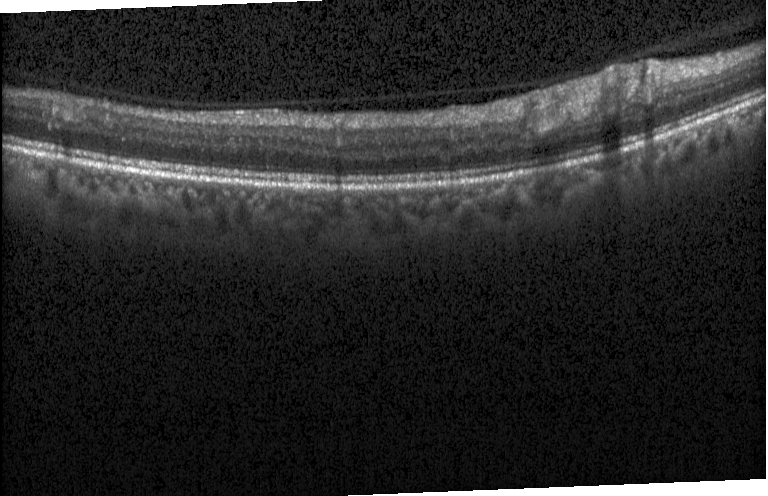
#> input picture data/slices/slice_00.png, 768 x 496 px; its folder holds only this picture in this run
$ python -i segmentation.py   (imports and definitions only)
#> lines starting #> are read from the running program, lines starting #| are printed output that depends on the picture
"""Graph-theoretic ILM segmentation for scans.

ILM = topmost retinal boundary with sharp dark-to-bright transition

model the image as a directed graph:
    nodes  = pixels (r, c)
    edges  = (r, c) -> (r', c+1) for r' in {r-1, r, r+1}
    weight = pixel cost at (r', c+1)

per pixel cost rewards strong dark-above / bright-below transitions
(the ILM signature) by inverting the vertical Sobel gradient.

the minimum cost path from any pixel in column 0 to any pixel in the last
column traces the ILM

"""
from __future__ import annotations

import heapq
import numpy as np
import cv2 as cv
from scipy.ndimage import gaussian_filter1d


def compute_cost_image(img: np.ndarray) -> np.ndarray:

    """
    per pixel traversal cost in [0, 1], low cost = strong ILM-like edge
    ILM -> pixel above is dark, pixel below is bright
    (retina) -> vertical gradient dI/dr is large and pos, reward by inverting norm gradient

    """
    img_f = img.astype(np.float64)
    sobel_y = cv.Sobel(img_f, cv.CV_64F, 0, 1, ksize=5)

    grad = sobel_y.copy()
    grad[grad < 0] = 0
    g_min, g_max = grad.min(), grad.max()
    grad = (grad - g_min) / (g_max - g_min + 1e-9)

    cost = 1.0 - grad
    return cost


def dijkstra_layer(cost: np.ndarray,
                   row_band: tuple[int, int] | None = None,
                   per_column_band: np.ndarray | None = None) -> np.ndarray:

    """
    shortest left -> right path through `cost` , returns row indices (W,)

    `row_band`: optional global (r_min, r_max) to restrict search
    `per_column_band`: optional (W, 2) array giving (r_min, r_max) per col
        override `row_band` when provided -> pixels outside the column band excluded from the search

    """

    H, W = cost.shape
    if per_column_band is not None:
        assert per_column_band.shape == (W, 2)
        col_lo = np.clip(per_column_band[:, 0], 0, H).astype(int)
        col_hi = np.clip(per_column_band[:, 1], 0, H).astype(int)
    else:
        if row_band is None:
            r_lo, r_hi = 0, H
        else:
            r_lo, r_hi = row_band
            r_lo = max(0, r_lo)
            r_hi = min(H, r_hi)
        col_lo = np.full(W, r_lo, dtype=int)
        col_hi = np.full(W, r_hi, dtype=int)

    INF = np.inf
    dist = np.full((H, W), INF)
    prev = np.full((H, W), -1, dtype=np.int32)

    heap: list[tuple[float, int, int]] = []
    for r in range(col_lo[0], col_hi[0]):
        dist[r, 0] = cost[r, 0]
        heapq.heappush(heap, (cost[r, 0], r, 0))

    while heap:
        d, r, c = heapq.heappop(heap)
        if d > dist[r, c]:
            continue
        if c == W - 1:
            continue
        nc = c + 1
        for dr in (-1, 0, 1):
            nr = r + dr
            if not (col_lo[nc] <= nr < col_hi[nc]):
                continue
            nd = d + cost[nr, nc]
            if nd < dist[nr, nc]:
                dist[nr, nc] = nd
                prev[nr, nc] = r
                heapq.heappush(heap, (nd, nr, nc))

    # end at lowest cost reached pixel in last col
    last = dist[:, W - 1].copy()
    if np.all(np.isinf(last)):
        return np.zeros(W, dtype=np.int32)
    end_r = int(np.argmin(last))
    boundary = np.zeros(W, dtype=np.int32)
    r = end_r
    for c in range(W - 1, -1, -1):
        boundary[c] = r
        if c > 0:
            r = int(prev[r, c])
    return boundary


# [13 lines left out: function estimate_row_band, not called in this run]


def _detect_top_artifact(img: np.ndarray) -> int:

    """

    return first row that contains real image

    exclude any bad cropping (white artifact of some sort top left in slices)

    """
    row_var = img.std(axis=1)

    # first row with variation
    above = row_var > 5
    if not above.any():
        return 0
    return int(np.argmax(above))


def column_ilm_prior(img: np.ndarray,
                     smooth_col: int = 21,
                     smooth_row: int = 41,
                     skip_buffer: int = 5) -> np.ndarray:

    """
    per colILM row estimate

    ILM first dark to bright, smooth each col and take first pos gradient peak/col (remove outliers) and interpolate

    """
    H, W = img.shape
    first_real = _detect_top_artifact(img)
    start = first_real + skip_buffer

    blurred = cv.GaussianBlur(img, (1, 2 * smooth_col + 1), 0).astype(float)
    grad_y = np.diff(blurred, axis=0)
    grad_y[grad_y < 0] = 0
    if start > 0:
        grad_y[:start] = 0   # ignore any artifact gradients above this row

    col_max = grad_y.max(axis=0)
    cand = np.full(W, np.nan)
    for c in range(W):
        if col_max[c] < 1.0:
            continue
        thr = 0.5 * col_max[c]
        idx = np.where(grad_y[:, c] >= thr)[0]
        if idx.size:
            cand[c] = idx[0]

    valid = ~np.isnan(cand)
    if valid.sum() < W * 0.1:
        return np.full(W, H // 4, dtype=float)

    # reject outliers vs global median
    med = np.nanmedian(cand)
    mad = np.nanmedian(np.abs(cand - med)) + 1.0
    cand[np.abs(cand - med) > 6 * mad] = np.nan

    xs = np.arange(W)
    valid = ~np.isnan(cand)
    if valid.sum() < 2:
        return np.full(W, med, dtype=float)
    interp = np.interp(xs, xs[valid], cand[valid])
    interp = gaussian_filter1d(interp, sigma=smooth_row / 3.0)
    return interp


def segment_ilm(img_preprocessed: np.ndarray,
                smooth_sigma: float = 3.0,
                use_prior: bool = True,
                prior_halfband: int = 25
                ) -> tuple[np.ndarray, np.ndarray]:
    """

    ILM segmentation

    strat:
        compute the perpixel cost image

        est. a per col ILM prior

        run Dijkstra restricted to ± `prior_halfband` pixels around the prior in each column (anchor to region)

        gaussian smooth resulting boundary

    return

        boundary (W,) int row indices, smoothed
        cost     (H, W) cost image used by Dijkstra

    """
    H, W = img_preprocessed.shape
    cost = compute_cost_image(img_preprocessed)

    if use_prior:
        prior = column_ilm_prior(img_preprocessed)
        col_band = np.stack([prior - prior_halfband,
                             prior + prior_halfband + 1], axis=1)
        boundary = dijkstra_layer(cost, per_column_band=col_band)
    else:
        boundary = dijkstra_layer(cost)

    boundary_smooth = gaussian_filter1d(boundary.astype(float),
                                        sigma=smooth_sigma)
    boundary_smooth = np.clip(np.rint(boundary_smooth), 0,
                              H - 1).astype(np.int32)
    return boundary_smooth, cost


def compute_cost_image_bright_to_dark(img: np.ndarray) -> np.ndarray:
    """

    cost image reward bright to dark vertical transitions

    mirror `compute_cost_image` for inverse boundaries (RPE)

    """
    img_f = img.astype(np.float64)
    sobel_y = cv.Sobel(img_f, cv.CV_64F, 0, 1, ksize=5)
    grad = -sobel_y               # negative gradient = bright above, dark below
    grad[grad < 0] = 0
    g_min, g_max = grad.min(), grad.max()
    grad = (grad - g_min) / (g_max - g_min + 1e-9)
    return 1.0 - grad


def segment_layer_below(img: np.ndarray,
                        upper_boundary: np.ndarray,
                        min_gap: int = 10,
                        max_gap: int = 200,
                        polarity: str = "dark_to_bright",
                        smooth_sigma: float = 3.0) -> np.ndarray:


    """

    segment one retinal layer lies below upper boundary

    args
        img:             preprocessed scan
        upper_boundary:  row indices (W,) of boundary above target
        min_gap:         min vert dist below upper boundary
        max_gap:         max vert dist below upper boundary
        polarity:        "dark_to_bright" or "bright_to_dark"
        smooth_sigma:    final Gaussian smoothing of the boundary

    search range per column is [upper(c)+min_gap, upper(c)+max_gap]

    """
    H, W = img.shape

    if polarity == "dark_to_bright":
        cost = compute_cost_image(img)
    elif polarity == "bright_to_dark":
        cost = compute_cost_image_bright_to_dark(img)
    else:
        raise ValueError(f"unknown polarity: {polarity}")

    col_band = np.zeros((W, 2), dtype=int)
    col_band[:, 0] = np.clip(upper_boundary + min_gap, 0, H - 1)
    col_band[:, 1] = np.clip(upper_boundary + max_gap, 1, H)

    # guarantee at least one valid row/col
    col_band[:, 1] = np.maximum(col_band[:, 1], col_band[:, 0] + 1)

    boundary = dijkstra_layer(cost, per_column_band=col_band)
    boundary = gaussian_filter1d(boundary.astype(float), sigma=smooth_sigma)
    boundary = np.clip(np.rint(boundary), 0, H - 1).astype(np.int32)
    return boundary


def segment_three_layers(img: np.ndarray) -> dict:

    """

    segment ILM, IS/OS and RPE/Choroid boundary

    retur dict {"ILM": ..., "IS_OS": ..., "RPE": ...}, each a (W,) row array -> use sequential Dijkstra with exclusion bands so that later boundaries cannot cross earlier ones

    """
    ilm, _ = segment_ilm(img)
    is_os = segment_layer_below(img, ilm,
                                min_gap=40, max_gap=130,
                                polarity="dark_to_bright")
    rpe = segment_layer_below(img, is_os,
                              min_gap=4, max_gap=40,
                              polarity="bright_to_dark")
    return {"ILM": ilm, "IS_OS": is_os, "RPE": rpe}


# [39 lines left out: functions boundary_to_mask, nan_boundary_to_mask, not called in this run]

>>> import cv2
>>> picture = cv2.imread('../data/slices/slice_00.png', cv2.IMREAD_GRAYSCALE)
#> picture is the input picture: shape (496, 768); min 0, max 255, mean 42.5
>>> result = segment_three_layers(picture)
#> in compute_cost_image, `g_min, g_max = grad.min(), grad.max()`: g_min = 0; g_max = 12202
#> in compute_cost_image, `cost = 1.0 - grad`:
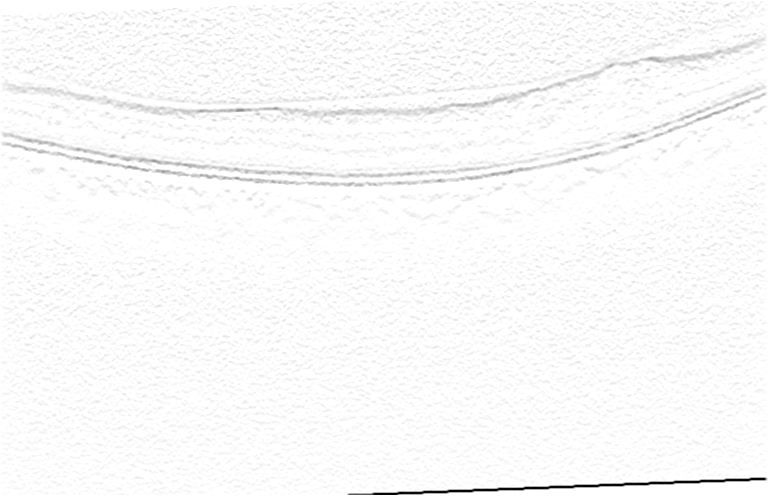
#> cost: shape (496, 768) float64; min 8.2e-14, max 1, mean 0.982
#> in _detect_top_artifact, `row_var = img.std(axis=1)`: row_var = 496 values, max 122.1 at index 493, min 13.97 at index 446, mean 27.29
#> in column_ilm_prior, `first_real = _detect_top_artifact(img)`: first_real = 0
#> in column_ilm_prior, `start = first_real + skip_buffer`: start = 5
#> in column_ilm_prior, `grad_y[grad_y < 0] = 0`:
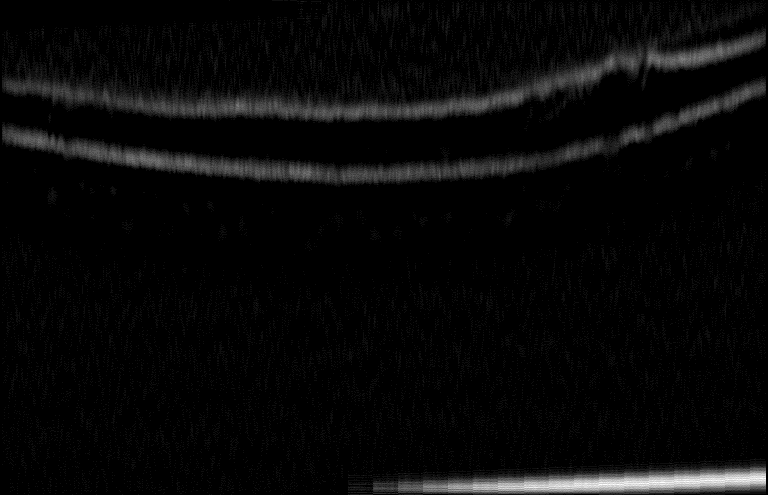
#> grad_y: shape (495, 768) float64; min 0, max 16, mean 0.559; drawn with min black and max white
#> in column_ilm_prior, `col_max = grad_y.max(axis=0)`: col_max = 768 values, max 16 at index 599, min 0 at index 0, mean 9.38
#> the loop in column_ilm_prior, `for c in range(W):` made 768 passes
#> thr on passes 3 to 5: 1.5, 2, 2
#> in column_ilm_prior, `med = np.nanmedian(cand)`: med = 104
#> in column_ilm_prior, `mad = np.nanmedian(np.abs(cand - med)) + 1.0`: mad = 14.5
#> in column_ilm_prior, `interp = np.interp(xs, xs[valid], cand[valid])`: interp = 768 values, max 153 at index 134, min 34 at index 75, mean 88.09
#> in column_ilm_prior, `interp = gaussian_filter1d(interp, sigma=smooth_row / 3.0)`: interp = 768 values, max 105.4 at index 420, min 57 at index 749, mean 88.09
#> in segment_ilm, `prior = column_ilm_prior(img_preprocessed)`: prior has the same summary as interp in column_ilm_prior
#> in segment_ilm, `col_band = np.stack([prior - prior_halfband, prior + prior_halfband + ..`: col_band = 768 pairs, first value 32 to 80.37, second value 83 to 131.4
#> in dijkstra_layer, `col_lo = np.clip(per_column_band[:, 0], 0, H).astype(int)`: col_lo = 768 values, max 80 at index 404, min 32 at index 689, mean 62.61
#> in dijkstra_layer, `col_hi = np.clip(per_column_band[:, 1], 0, H).astype(int)`: col_hi = 768 values, max 131 at index 404, min 83 at index 689, mean 113.6
#> the loop in dijkstra_layer, `while heap:` made 39168 passes
#> (d, r, c, nc) on passes 1 to 3: (0.988, 83, 0, 1), (0.989, 91, 0, 1), (0.989, 84, 0, 1)
#> after the loop in dijkstra_layer, `while heap:`:
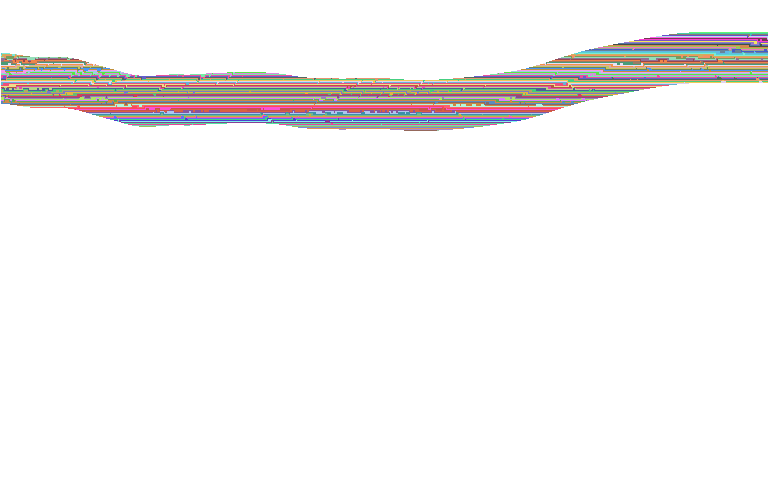
#> prev: shape (496, 768) int32; 99 distinct labels, from -1 to 130; one colour per label, 0 black, -1 white
#> in dijkstra_layer, `end_r = int(np.argmin(last))`: end_r = 37
#> the loop in dijkstra_layer, `for c in range(W - 1, -1, -1):` made 768 passes
#> r on passes 1 to 8: 37, 38, 39, 39, 39, 39, 40, 40
#> after the loop in dijkstra_layer, `for c in range(W - 1, -1, -1):`: boundary = 768 values, max 115 at index 308, min 37 at index 766, mean 91.88
#> in segment_ilm, `boundary_smooth = gaussian_filter1d(boundary.astype(float), sigma=smoo..`: boundary_smooth = 768 values, max 113.9 at index 309, min 37.85 at index 767, mean 91.88
#> in segment_ilm, `boundary_smooth = np.clip(np.rint(boundary_smooth), 0, H - 1).astype(n..`: boundary_smooth = 768 values, max 114 at index 307, min 38 at index 764, mean 91.87
#> in segment_three_layers, `ilm, _ = segment_ilm(img)`: ilm has the same summary as boundary_smooth in segment_ilm
#> the loop in dijkstra_layer (call 2), `while heap:` made 69120 passes
#> (d, r) on passes 1 to 3: (0.982, 133), (0.984, 143), (0.984, 132)
#> after the loop in dijkstra_layer (call 2), `while heap:`:
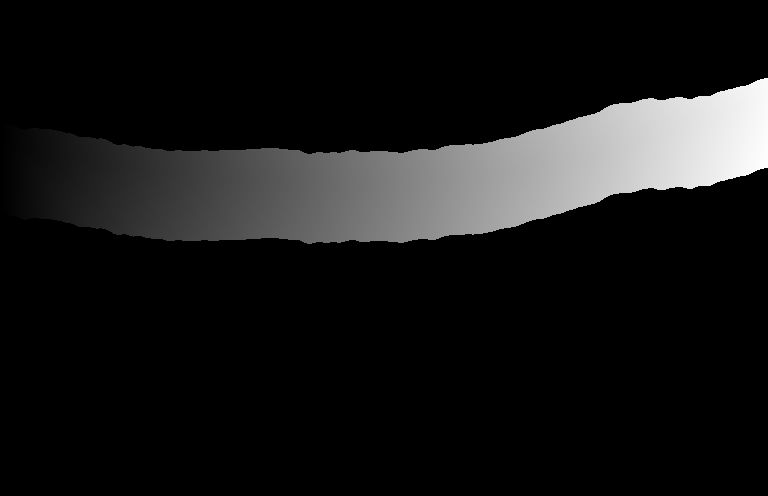
#> dist: shape (496, 768) float64; 81.85% of the values are NaN or infinite; the others: min 0.982, max 598.1, mean 296.9; drawn with min black, max white, NaN and infinite black
#> after the loop in dijkstra_layer (call 2), `while heap:`:
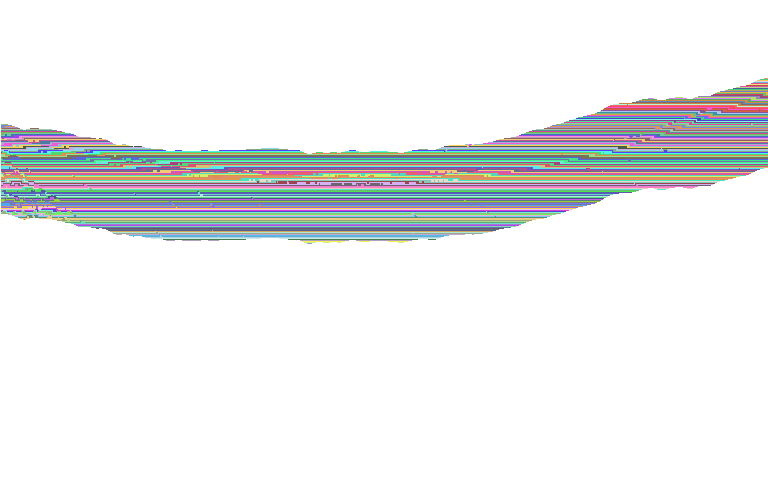
#> prev: shape (496, 768) int32; 165 distinct labels, from -1 to 242; one colour per label, 0 black, -1 white
#> after the loop in dijkstra_layer (call 3), `while heap:`:
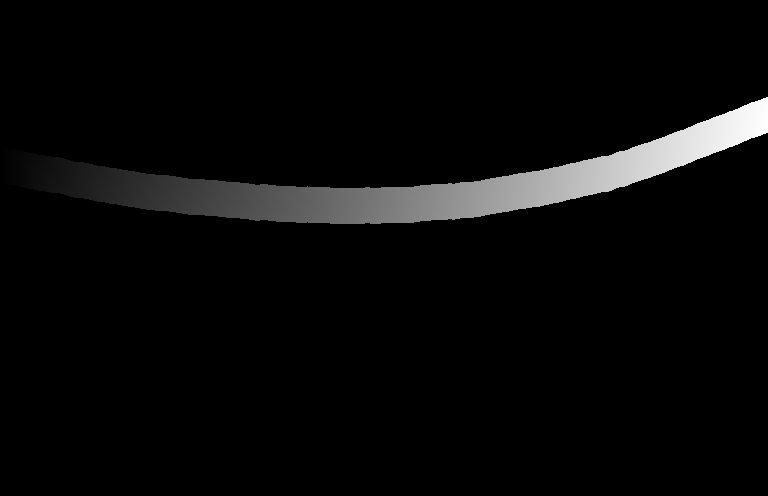
#> dist: shape (496, 768) float64; 92.74% of the values are NaN or infinite; the others: min 0.986, max 612.3, mean 301.8; drawn with min black, max white, NaN and infinite black
#> after the loop in dijkstra_layer (call 3), `while heap:`:
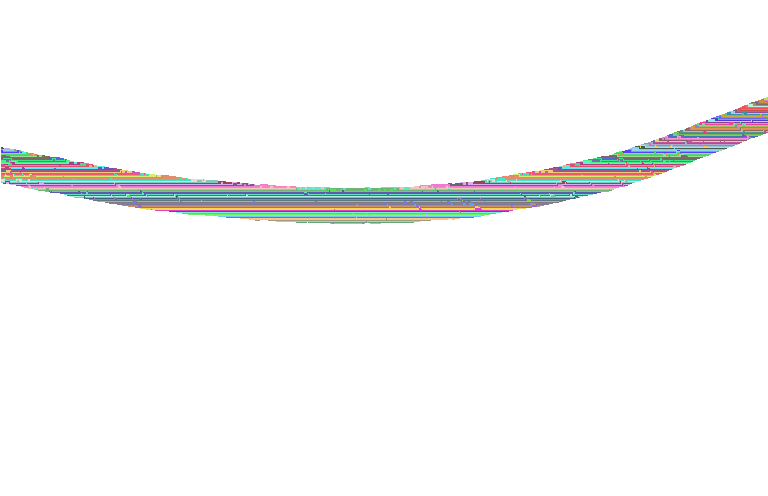
#> prev: shape (496, 768) int32; 127 distinct labels, from -1 to 223; one colour per label, 0 black, -1 white
